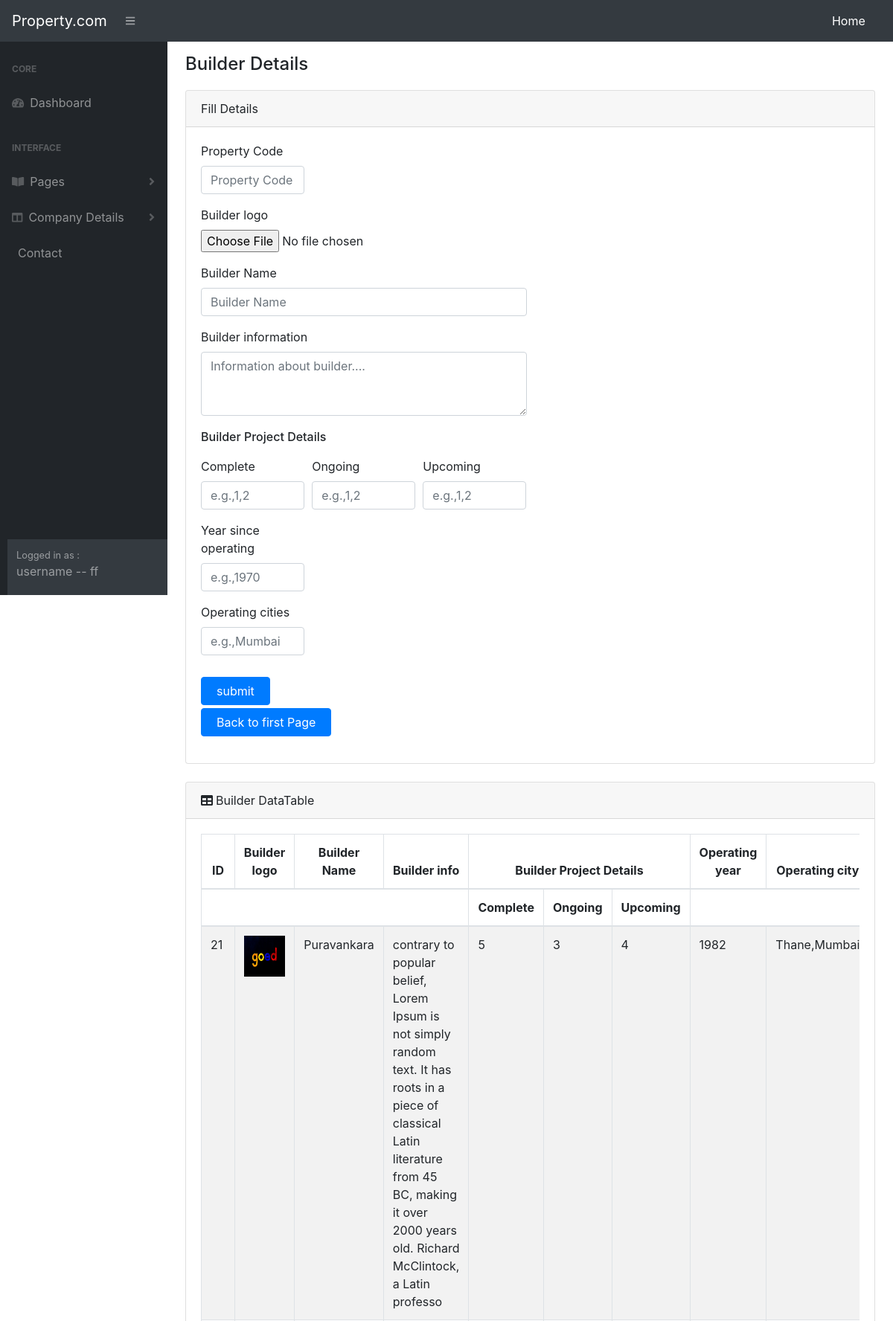
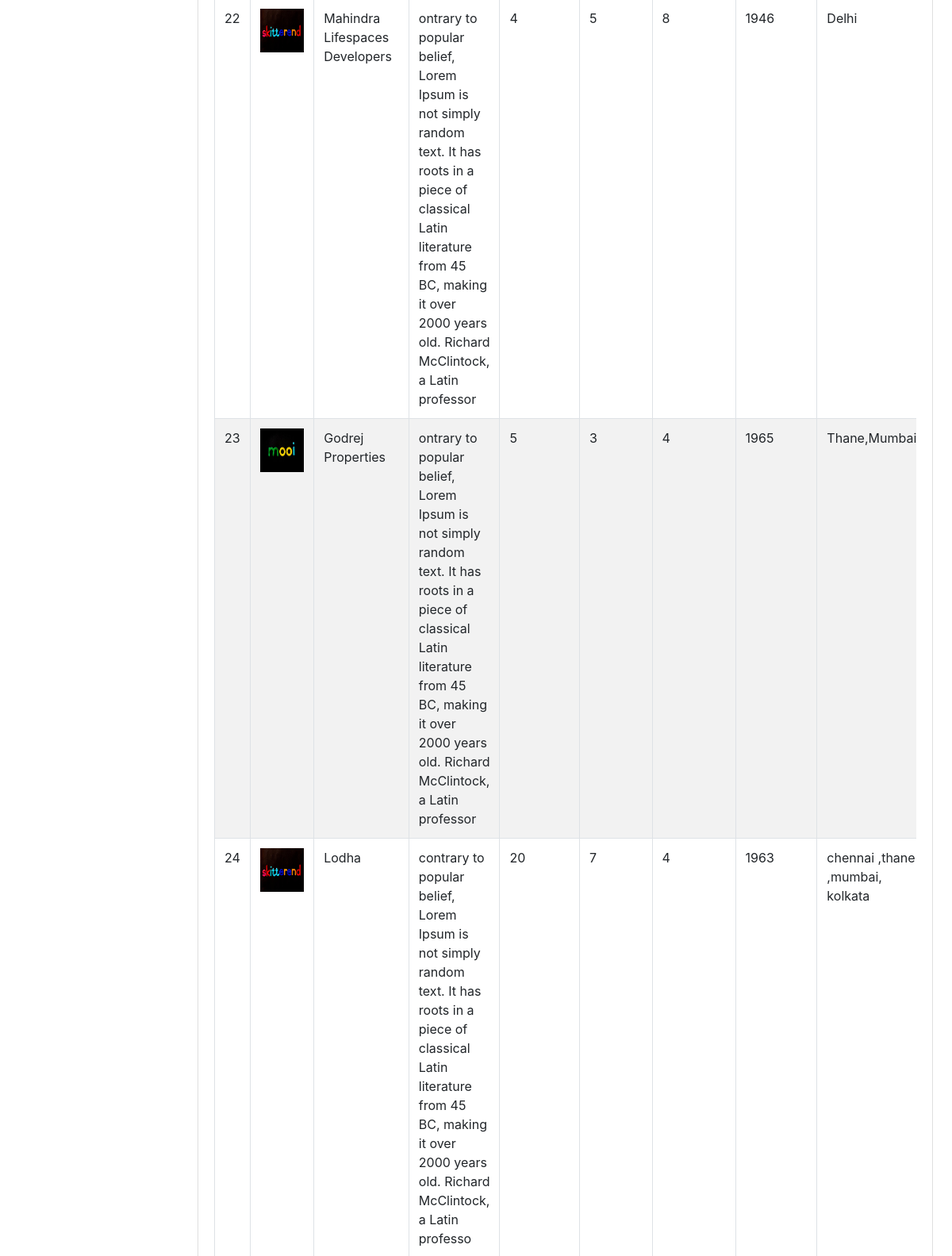
Screenshot of /admin_dashboard/dist/builder-details.php (signed in, upper part) with the database file from the repository (2 pictures, top to bottom).
### tables this page shows
CREATE TABLE `builder_details` (
  `builder_id` int(200) NOT NULL,
  `builderpic` varchar(240) NOT NULL,
  `buildername` varchar(200) NOT NULL,
  `builderinfo` varchar(200) NOT NULL,
  `bcomplete` varchar(200) NOT NULL,
  `bongoing` varchar(200) NOT NULL,
  `bupcoming` varchar(200) NOT NULL,
  `builderyear` varchar(200) NOT NULL,
  `buildercity` varchar(200) NOT NULL,
  `pcode` int(11) NOT NULL
);

### admin_dashboard/dist/builder-details.php (the view, shortened to what this page needs)
<?php
  include("config.php");
  $result = mysqli_query($mysqli,"select * from builder_details order by builder_id asc");
?>
<?php
  include("navbar.php");
?>
<div id="layoutSidenav">
  <?php
    include("sidebar.php");
  ?>
  <div id="layoutSidenav_content">
                  <main>
                    <div class="container-fluid">
                        <h4 class="mt-3" style="margin-bottom: 20px;">Builder Details</h4>
                            <div class="card mb-4">
                              <div class="card-header">Fill Details</div>
                              <div class="card-body">
                                <form action="builder-details-fun.php" method="POST" enctype="multipart/form-data">
                                    <div class="form-row">
                                        <div class="form-group col-md-2">
                                          <label for="pcode">Property Code</label>
                                          <input type="text" class="form-control" name="pcode" id="pcode" placeholder="Property Code">
                                        </div>
                                    </div>
                                    <div class="form-row">
                                      <div class="form-group col-md-6">
                                        <label for="builderpic">Builder logo</label><br>
                                        <input type="file" name="builderpic" id="builderpic" accept="image/*">
                                      </div>
                                    </div>
                                    <div class="form-row">
                                      <div class="form-group col-md-6">
                                        <label for="buildername">Builder Name</label>
                                        <input type="text" class="form-control" name="buildername" id="buildername" placeholder="Builder Name">
                                      </div>
                                    </div>
                                    <div class="form-row">
                                      <div class="form-group col-md-6">
                                        <label for="builderinfo">Builder information</label>
                                        <textarea class="form-control z-depth-1" name="builderinfo" id="builderinfo" rows="3"placeholder="Information about builder...."></textarea>
                                      </div>
                                    </div>
                                    <div class="form-row">
                                      <div class="form-group col-md-6">
                                        <label for="builderdetails" style="font-weight: 500; margin-bottom:-3px ">Builder Project Details
                                        </label>
                                      </div>
                                    </div>
                                    <div class="form-row">
                                      <div class="form-group col-md-2">
                                        <label for="bcomplete">Complete</label>
                                        <input type="text" class="form-control" name="bcomplete" id="bcomplete" placeholder="e.g.,1,2">
                                      </div>
                                      <div class="form-group col-md-2">
                                        <label for="bongoing">Ongoing</label>
                                        <input type="text" class="form-control" name="bongoing" id="bongoing" placeholder="e.g.,1,2">
                                      </div>
                                      <div class="form-group col-md-2">
                                        <label for="bupcoming">Upcoming</label>
                                        <input type="text" class="form-control" name="bupcoming" id="bupcoming" placeholder="e.g.,1,2">
                                      </div>
                                    </div>
                                    <div class="form-row">
                                      <div class="form-group col-md-2">
                                        <label for="builderyear">Year since operating</label>
                                        <input type="text" class="form-control" name="builderyear" id="builderyear" placeholder="e.g.,1970">
                                      </div>
                                    </div>
                                    <div class="form-row">
                                      <div class="form-group col-md-2">
                                        <label for="buildercity">Operating cities</label>
                                        <input type="text" class="form-control" name="buildercity" id="buildercity" placeholder="e.g.,Mumbai">
                                      </div>
                                    </div>
                                    <input type="submit" class="btn btn-primary" style="margin-top:1.5%;  padding-left: 20px; padding-right:20px;" name="submit4" value="submit">
                                </form>
                                  <div class="form-row">
                                    <div class="form-group col-md-2">
                                      <input type="submit" class="btn btn-primary" style="margin-top:4px; padding-left: 20px; padding-right:20px;  text-align: center;" name="next" value="Back to first Page"
                                      onclick="location.href='property-details.php';">
                                    </div>
                                  </div>
                             </div>
                            </div>
                            <div class="card mb-4">
                              <div class="card-header"><i class="fas fa-table mr-1"></i>Builder DataTable</div>
                                <div class="card-body">
                                  <div class="table-responsive">
                                      <table class="table table-striped table-bordered" width="100%"
                                        cellspacing="0">
                                          <thead>
                                            <tr style="text-align: center;">
                                              <th>ID</th>
                                              <th>Builder logo</th>
                                              <th>Builder Name</th>
                                              <th>Builder info</th>
                                              <th colspan="3" >Builder Project Details</th>
                                              <th>Operating year</th>
                                              <th>Operating city</th>
                                                 <tr style="text-align: center;">
                                                  <th colspan="4" ></th>
                                                  <th>Complete</th>
                                                  <th>Ongoing</th>
                                                  <th>Upcoming</th>
                                                  <th colspan="4" ></th>
                                                </tr>
                                            </tr>
                                          </thead>
                                          <?php
                                          while ($res = mysqli_fetch_array($result))
                                          {
                                          ?>
                                            <tr>
                                              <td><?php echo $res['builder_id']; ?></td>
                                              <td><?php echo '<img src="../../images1/'.$res['builderpic'].'"height="55px;" width="55px;" alt="Image">' ?></td>
                                              <td><?php echo $res['buildername']; ?></td>
                                              <td><?php echo $res['builderinfo']; ?></td>
                                              <td><?php echo $res['bcomplete']; ?></td>
                                              <td><?php echo $res['bongoing']; ?></td>
                                              <td><?php echo $res['bupcoming']; ?></td>
                                              <td><?php echo $res['builderyear']; ?></td>
                                              <td><?php echo $res['buildercity']; ?></td>
                                          </tr>
                                      <?php
                                        }
                                        ?>
                                      </table>
                                  </div>
                                </div>
                            </div>
                    </div>
                </main>
    <?php
      include("admin-panel-footer.php");
    ?>
    </div>
</div>

### rows the page displays
builder_details: builder_id "21", builderpic (picture), buildername "Puravankara", builderinfo "contrary to popular belief, Lorem Ipsum is not simply random text. It has roots in a piece of classical Latin literature from 45 BC, making it over 2000 years old. Richard McClintock, a Latin professo", bcomplete "5", bongoing "3", bupcoming "4", builderyear "1982", buildercity "Thane,Mumbai"
builder_details: builder_id "22", builderpic (picture), buildername "Mahindra Lifespaces Developers", builderinfo "ontrary to popular belief, Lorem Ipsum is not simply random text. It has roots in a piece of classical Latin literature from 45 BC, making it over 2000 years old. Richard McClintock, a Latin professor", bcomplete "4", bongoing "5", bupcoming "8", builderyear "1946", buildercity "Delhi"
builder_details: builder_id "23", builderpic (picture), buildername "Godrej Properties", builderinfo "ontrary to popular belief, Lorem Ipsum is not simply random text. It has roots in a piece of classical Latin literature from 45 BC, making it over 2000 years old. Richard McClintock, a Latin professor", bcomplete "5", bongoing "3", bupcoming "4", builderyear "1965", buildercity "Thane,Mumbai"
builder_details: builder_id "24", builderpic (picture), buildername "Lodha", builderinfo "contrary to popular belief, Lorem Ipsum is not simply random text. It has roots in a piece of classical Latin literature from 45 BC, making it over 2000 years old. Richard McClintock, a Latin professo", bcomplete "20", bongoing "7", bupcoming "4", builderyear "1963", buildercity "chennai ,thane ,mumbai, kolkata"

### other values shown
$_SESSION['username'] "ff"
